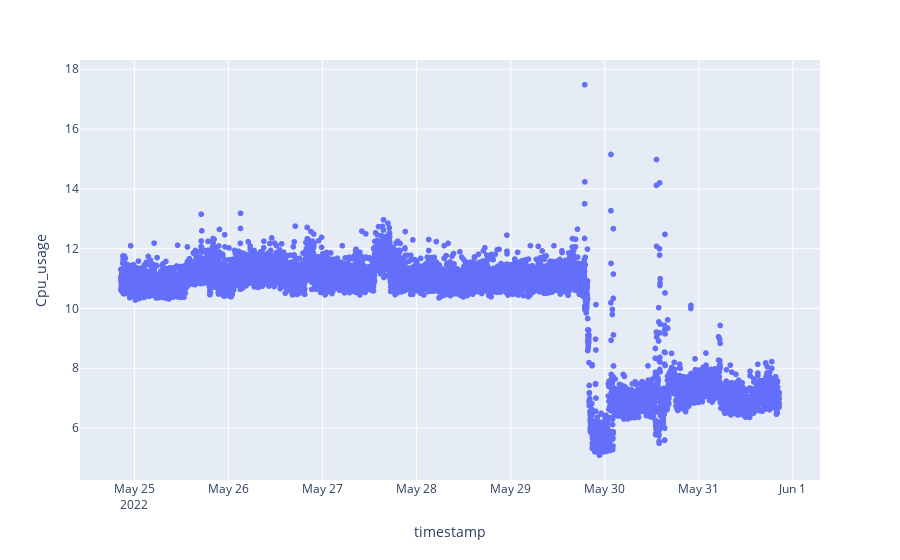

This figure's notebook cell:
### Markdown cell above
### Refer to this to add addons for jupiter-lab https://plotly.com/python/getting-started/#jupyterlab-support

### Code cell
import plotly.express as px
fig = px.scatter(test_cluster_cpu_df, x="timestamp", y="Cpu_usage")
fig.show()

### Figure 1 — Plotly figure (JSON) as saved in the notebook; plotly's stock layout.template omitted (floating-point values rounded to 4 significant figures; data arrays with more than 128 entries replaced by an {"elided": "..."} marker saying what was removed)
{"data": [{"hovertemplate": "timestamp=%{x}<br>Cpu_usage=%{y}<extra></extra>", "legendgroup": "", "marker": {"color": "#636efa", "symbol": "circle"}, "mode": "markers", "name": "", "showlegend": false, "type": "scattergl", "x": {"elided": "10081 str values"}, "xaxis": "x", "y": {"elided": "10081 float values"}, "yaxis": "y"}], "layout": {"autosize": true, "legend": {"tracegroupgap": 0}, "margin": {"t": 60}, "xaxis": {"anchor": "y", "autorange": true, "domain": [0, 1], "range": ["2022-05-24 10:11:06.1476", "2022-06-01 06:49:53.8524"], "title": {"text": "timestamp"}, "type": "date"}, "yaxis": {"anchor": "x", "autorange": true, "domain": [0, 1], "range": [4.13, 18.44], "title": {"text": "Cpu_usage"}, "type": "linear"}}}
